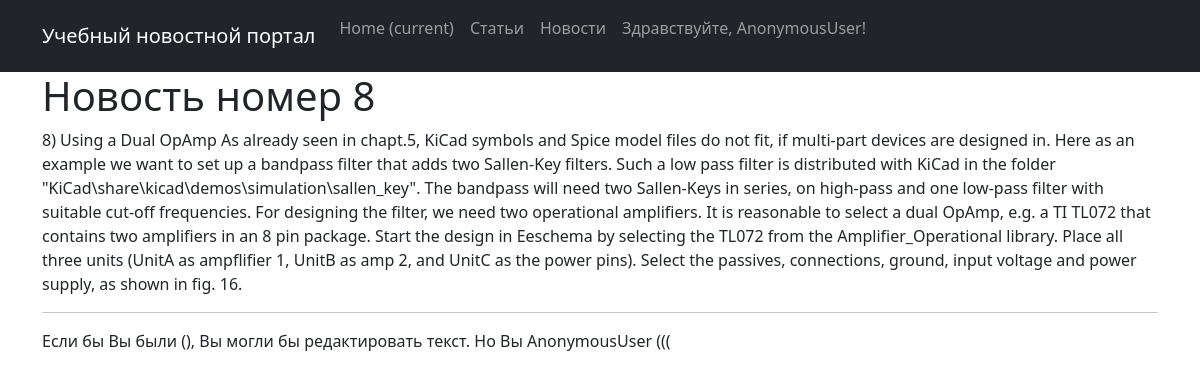
Before: /news/8/ with the older database file.
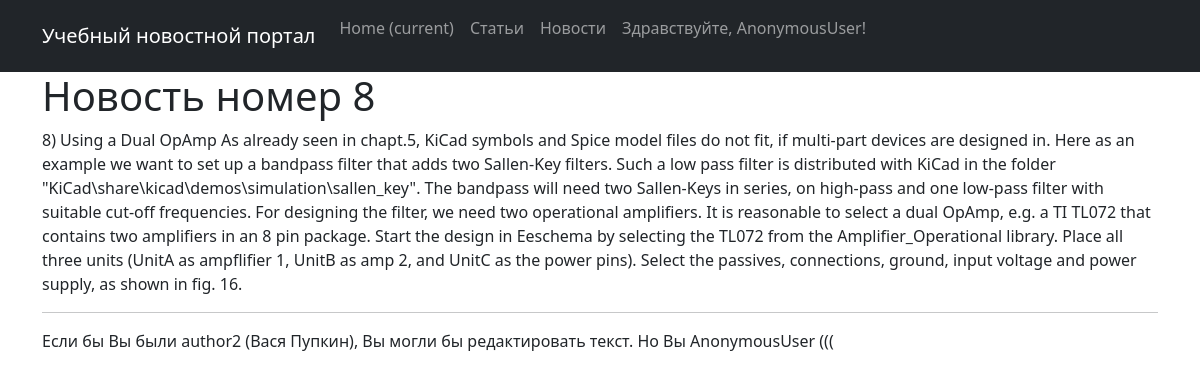
After: the same page with the newer database file.
### NewsPortal/models.py (models this page shows, shortened)
class Post(models.Model):
    article = "AR"
    news = "NS"
    POST_TYPE = [(article, 'Статья'), (news, 'Новость')]
    post_author = models.ForeignKey(Author, on_delete=models.PROTECT, verbose_name="Автор")
    type = models.CharField(max_length=2, choices=POST_TYPE, blank=False)#, default=article
    time_of_creation = models.DateTimeField(auto_now_add=True, verbose_name="Время создания")
    category = models.ManyToManyField(Category, through="PostCategory", verbose_name="Категория")
    header = models.CharField(max_length=255, verbose_name="Название")  # TODO,
    text = models.TextField(verbose_name="Текст")  # TODO
    rating = models.IntegerField(default=0, verbose_name="Рейтинг")

class Author(models.Model):
    author_user = models.OneToOneField(User, on_delete=models.CASCADE, primary_key=True)# verbose_name="Автор"
    rating = models.IntegerField(default=0)
    def __str__(self):      # Не забываем добавлять,
        fullname = str(self.author_user.first_name) + ' ' + str(self.author_user.last_name)
        return fullname

### NewsPortal/views.py (the view)
# urls.py: path('<int:pk>/', PostDetail.as_view(), name='post_detail'), # name='post_detail' используется в reverse() model.py
class PostDetail(DetailView):
    model = Post
    template_name = 'post_detail.html'
    context_object_name = 'post_detail'

### NewsPortal/templatetags/custom_filters.py (called while the page is built)
@register.filter()
def censor(value):
   ToBeCensored=('да', 'нет')
   for pattern in ToBeCensored:
      value = re.sub(pattern, '***', value)
   return value

### templates/post_detail.html (shortened to what this page needs)
{% extends 'flatpages/default.html' %}
{% load custom_filters %}
{% load custom_tags %}
{% block content %}
    <h1>{{post_detail.header|censor}}</h1>
    <p>{{post_detail.text|censor}}</p>
<hr>
{% if request.user == post_detail.post_author.author_user.username %}
    <p><a href="{{ path }}update/">Редактировать</a>   <a href="{{ path }}delete/">Удалить</a></p>
{% else %}
    <p>Если бы Вы были {{ post_detail.post_author.author_user.username }}
        ({{ post_detail.post_author }}), Вы могли бы редактировать текст.
        Но Вы {{ request.user}} (((</p>
{% endif %}
{% endblock content %}

Changed rows visible on the page:
changed Post "Новость номер 8": post_author.author_user.username (not shown) → "author2"; post_author (not shown) → "Вася Пупкин"
